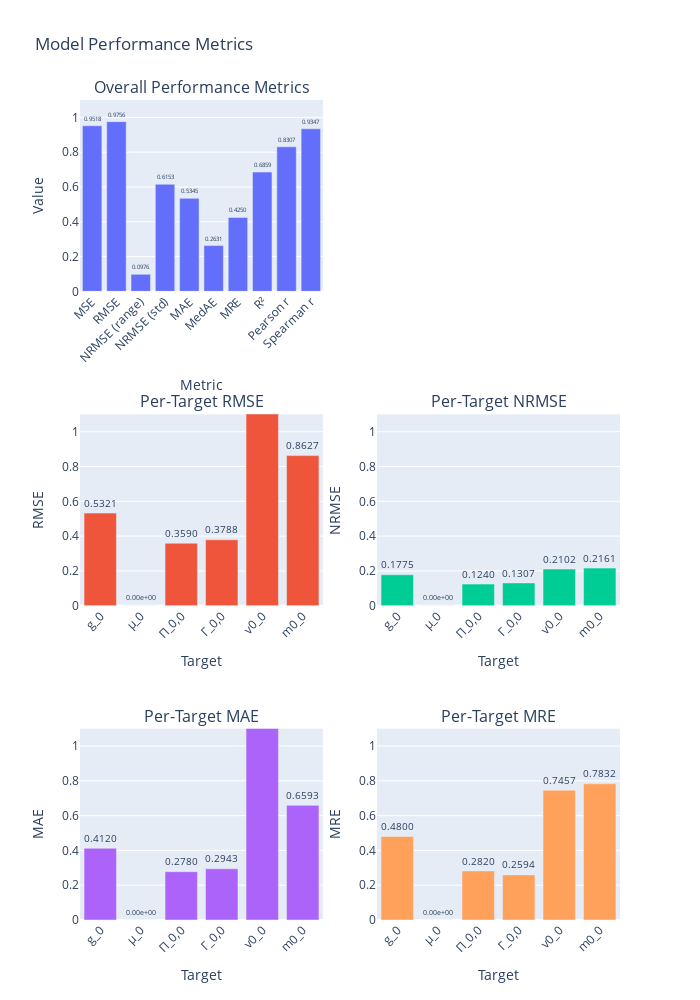
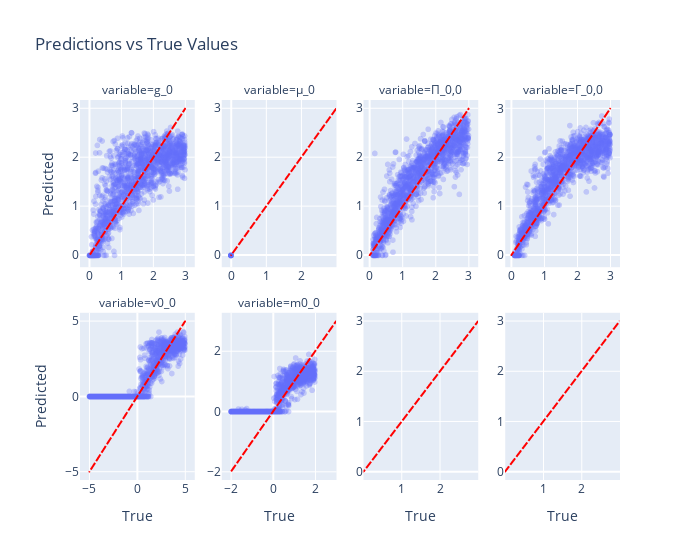

The notebook cell saved with these charts, in order:
### Markdown cell above
### Model Evaluation

As can be seen, training converged well. Let's load the best model checkpoint and compare the performance on the test set.
The overall and per-parameter metrics show that the performance can be improved.

### Code cell
experiment = runner.load_checkpoint("cnn1d_n1/b278dc3a0d3a416f81d5c44978fad2ea/best")
# experiment.load_checkpoint("best")

y_pred, y_true, loss = experiment.trainer.evaluate(dm.test_dataloader)

col_names = get_param_names(n_actions, ic=True)

metrics = compute_metrics(y_true, y_pred)
plot_metrics(metrics, target_names=col_names)
plot_parameter_comparison(y_true, y_pred, col_names)

### Figure 1 — Plotly figure (JSON) as saved in the notebook; plotly's stock layout.template omitted (floating-point values rounded to 4 significant figures)
{"data": [{"name": "Overall Metrics", "text": ["0.9518", "0.9756", "0.0976", "0.6153", "0.5345", "0.2631", "0.4250", "0.6859", "0.8307", "0.9347"], "textposition": "outside", "type": "bar", "x": ["MSE", "RMSE", "NRMSE (range)", "NRMSE (std)", "MAE", "MedAE", "MRE", "R²", "Pearson r", "Spearman r"], "xaxis": "x", "y": [0.9518, 0.9756, 0.09765, 0.6153, 0.5345, 0.2631, 0.425, 0.6859, 0.8307, 0.9347], "yaxis": "y"}, {"name": "Per-Target RMSE", "showlegend": false, "text": ["0.5321", "0.00e+00", "0.3590", "0.3788", "2.1002", "0.8627"], "textposition": "outside", "type": "bar", "x": [0, 1, 2, 3, 4, 5], "xaxis": "x3", "y": [0.5321, 0.0, 0.359, 0.3788, 2.1, 0.8627], "yaxis": "y3"}, {"name": "Per-Target NRMSE", "showlegend": false, "text": ["0.1775", "0.00e+00", "0.1240", "0.1307", "0.2102", "0.2161"], "textposition": "outside", "type": "bar", "x": [0, 1, 2, 3, 4, 5], "xaxis": "x4", "y": [0.1775, 0.0, 0.124, 0.1307, 0.2102, 0.2161], "yaxis": "y4"}, {"name": "Per-Target MAE", "showlegend": false, "text": ["0.4120", "0.00e+00", "0.2780", "0.2943", "1.5631", "0.6593"], "textposition": "outside", "type": "bar", "x": [0, 1, 2, 3, 4, 5], "xaxis": "x5", "y": [0.412, 0.0, 0.278, 0.2943, 1.563, 0.6593], "yaxis": "y5"}, {"name": "Per-Target MRE", "showlegend": false, "text": ["0.4800", "0.00e+00", "0.2820", "0.2594", "0.7457", "0.7832"], "textposition": "outside", "type": "bar", "x": [0, 1, 2, 3, 4, 5], "xaxis": "x6", "y": [0.48, 0.0, 0.282, 0.2594, 0.7457, 0.7832], "yaxis": "y6"}], "layout": {"annotations": [{"font": {"size": 16}, "showarrow": false, "text": "Overall Performance Metrics", "x": 0.225, "xanchor": "center", "xref": "paper", "y": 1.0, "yanchor": "bottom", "yref": "paper"}, {"font": {"size": 16}, "showarrow": false, "text": "Per-Target RMSE", "x": 0.225, "xanchor": "center", "xref": "paper", "y": 0.6167, "yanchor": "bottom", "yref": "paper"}, {"font": {"size": 16}, "showarrow": false, "text": "Per-Target NRMSE", "x": 0.775, "xanchor": "center", "xref": "paper", "y": 0.6167, "yanchor": "bottom", "yref": "paper"}, {"font": {"size": 16}, "showarrow": false, "text": "Per-Target MAE", "x": 0.225, "xanchor": "center", "xref": "paper", "y": 0.2333, "yanchor": "bottom", "yref": "paper"}, {"font": {"size": 16}, "showarrow": false, "text": "Per-Target MRE", "x": 0.775, "xanchor": "center", "xref": "paper", "y": 0.2333, "yanchor": "bottom", "yref": "paper"}], "height": 1000, "showlegend": false, "title": {"text": "Model Performance Metrics"}, "width": 700, "xaxis": {"anchor": "y", "domain": [0, 0.45], "tickangle": -45, "title": {"text": "Metric"}}, "xaxis2": {"anchor": "y2", "domain": [0.55, 1]}, "xaxis3": {"anchor": "y3", "domain": [0, 0.45], "tickangle": -45, "ticktext": ["g_0", "μ_0", "Π_0,0", "Γ_0,0", "v0_0", "m0_0"], "tickvals": [0, 1, 2, 3, 4, 5], "title": {"text": "Target"}}, "xaxis4": {"anchor": "y4", "domain": [0.55, 1], "tickangle": -45, "ticktext": ["g_0", "μ_0", "Π_0,0", "Γ_0,0", "v0_0", "m0_0"], "tickvals": [0, 1, 2, 3, 4, 5], "title": {"text": "Target"}}, "xaxis5": {"anchor": "y5", "domain": [0, 0.45], "tickangle": -45, "ticktext": ["g_0", "μ_0", "Π_0,0", "Γ_0,0", "v0_0", "m0_0"], "tickvals": [0, 1, 2, 3, 4, 5], "title": {"text": "Target"}}, "xaxis6": {"anchor": "y6", "domain": [0.55, 1], "tickangle": -45, "ticktext": ["g_0", "μ_0", "Π_0,0", "Γ_0,0", "v0_0", "m0_0"], "tickvals": [0, 1, 2, 3, 4, 5], "title": {"text": "Target"}}, "yaxis": {"anchor": "x", "domain": [0.7667, 1.0], "range": [0, 1.1], "title": {"text": "Value"}}, "yaxis2": {"anchor": "x2", "domain": [0.7667, 1.0]}, "yaxis3": {"anchor": "x3", "domain": [0.3833, 0.6167], "range": [0, 1.1], "title": {"text": "RMSE"}}, "yaxis4": {"anchor": "x4", "domain": [0.3833, 0.6167], "range": [0, 1.1], "title": {"text": "NRMSE"}}, "yaxis5": {"anchor": "x5", "domain": [0, 0.2333], "range": [0, 1.1], "title": {"text": "MAE"}}, "yaxis6": {"anchor": "x6", "domain": [0, 0.2333], "range": [0, 1.1], "title": {"text": "MRE"}}}}

### Figure 2 — Plotly figure (JSON) as saved in the notebook; plotly's stock layout.template omitted (floating-point values rounded to 4 significant figures; data arrays with more than 128 entries replaced by an {"elided": "..."} marker saying what was removed)
{"data": [{"hovertemplate": "variable=g_0<br>True=%{x}<br>Predicted=%{y}<extra></extra>", "legendgroup": "", "marker": {"color": "#636efa", "opacity": 0.3, "symbol": "circle"}, "mode": "markers", "name": "", "showlegend": false, "type": "scattergl", "x": {"elided": "1472 float values"}, "xaxis": "x5", "y": {"elided": "1472 float values"}, "yaxis": "y5"}, {"hovertemplate": "variable=μ_0<br>True=%{x}<br>Predicted=%{y}<extra></extra>", "legendgroup": "", "marker": {"color": "#636efa", "opacity": 0.3, "symbol": "circle"}, "mode": "markers", "name": "", "showlegend": false, "type": "scattergl", "x": {"elided": "1472 float values"}, "xaxis": "x6", "y": {"elided": "1472 float values"}, "yaxis": "y6"}, {"hovertemplate": "variable=Π_0,0<br>True=%{x}<br>Predicted=%{y}<extra></extra>", "legendgroup": "", "marker": {"color": "#636efa", "opacity": 0.3, "symbol": "circle"}, "mode": "markers", "name": "", "showlegend": false, "type": "scattergl", "x": {"elided": "1472 float values"}, "xaxis": "x7", "y": {"elided": "1472 float values"}, "yaxis": "y7"}, {"hovertemplate": "variable=Γ_0,0<br>True=%{x}<br>Predicted=%{y}<extra></extra>", "legendgroup": "", "marker": {"color": "#636efa", "opacity": 0.3, "symbol": "circle"}, "mode": "markers", "name": "", "showlegend": false, "type": "scattergl", "x": {"elided": "1472 float values"}, "xaxis": "x8", "y": {"elided": "1472 float values"}, "yaxis": "y8"}, {"hovertemplate": "variable=v0_0<br>True=%{x}<br>Predicted=%{y}<extra></extra>", "legendgroup": "", "marker": {"color": "#636efa", "opacity": 0.3, "symbol": "circle"}, "mode": "markers", "name": "", "showlegend": false, "type": "scattergl", "x": {"elided": "1472 float values"}, "xaxis": "x", "y": {"elided": "1472 float values"}, "yaxis": "y"}, {"hovertemplate": "variable=m0_0<br>True=%{x}<br>Predicted=%{y}<extra></extra>", "legendgroup": "", "marker": {"color": "#636efa", "opacity": 0.3, "symbol": "circle"}, "mode": "markers", "name": "", "showlegend": false, "type": "scattergl", "x": {"elided": "1472 float values"}, "xaxis": "x2", "y": {"elided": "1472 float values"}, "yaxis": "y2"}, {"hovertemplate": "variable=0<br>0=%{x}<br>1=%{y}<extra></extra>", "legendgroup": "", "line": {"color": "red", "dash": "dash"}, "marker": {"symbol": "circle"}, "mode": "lines", "name": "", "showlegend": false, "type": "scattergl", "x": [0.0009292, 2.998], "xaxis": "x5", "y": [0.0009292, 2.998], "yaxis": "y5"}, {"hovertemplate": "variable=1<br>0=%{x}<br>1=%{y}<extra></extra>", "legendgroup": "", "line": {"color": "red", "dash": "dash"}, "marker": {"symbol": "circle"}, "mode": "lines", "name": "", "showlegend": false, "type": "scattergl", "x": [0.0, 0.0], "xaxis": "x6", "y": [0.0, 0.0], "yaxis": "y6"}, {"hovertemplate": "variable=2<br>0=%{x}<br>1=%{y}<extra></extra>", "legendgroup": "", "line": {"color": "red", "dash": "dash"}, "marker": {"symbol": "circle"}, "mode": "lines", "name": "", "showlegend": false, "type": "scattergl", "x": [0.1016, 2.997], "xaxis": "x7", "y": [0.1016, 2.997], "yaxis": "y7"}, {"hovertemplate": "variable=3<br>0=%{x}<br>1=%{y}<extra></extra>", "legendgroup": "", "line": {"color": "red", "dash": "dash"}, "marker": {"symbol": "circle"}, "mode": "lines", "name": "", "showlegend": false, "type": "scattergl", "x": [0.1011, 2.999], "xaxis": "x8", "y": [0.1011, 2.999], "yaxis": "y8"}, {"hovertemplate": "variable=4<br>0=%{x}<br>1=%{y}<extra></extra>", "legendgroup": "", "line": {"color": "red", "dash": "dash"}, "marker": {"symbol": "circle"}, "mode": "lines", "name": "", "showlegend": false, "type": "scattergl", "x": [-4.996, 4.995], "xaxis": "x", "y": [-4.996, 4.995], "yaxis": "y"}, {"hovertemplate": "variable=5<br>0=%{x}<br>1=%{y}<extra></extra>", "legendgroup": "", "line": {"color": "red", "dash": "dash"}, "marker": {"symbol": "circle"}, "mode": "lines", "name": "", "showlegend": false, "type": "scattergl", "x": [-1.995, 1.998], "xaxis": "x2", "y": [-1.995, 1.998], "yaxis": "y2"}, {"hovertemplate": "variable=0<br>0=%{x}<br>1=%{y}<extra></extra>", "legendgroup": "", "line": {"color": "red", "dash": "dash"}, "marker": {"symbol": "circle"}, "mode": "lines", "name": "", "showlegend": false, "type": "scattergl", "x": [0.0009292, 2.998], "xaxis": "x", "y": [0.0009292, 2.998], "yaxis": "y"}, {"hovertemplate": "variable=0<br>0=%{x}<br>1=%{y}<extra></extra>", "legendgroup": "", "line": {"color": "red", "dash": "dash"}, "marker": {"symbol": "circle"}, "mode": "lines", "name": "", "showlegend": false, "type": "scattergl", "x": [0.0009292, 2.998], "xaxis": "x2", "y": [0.0009292, 2.998], "yaxis": "y2"}, {"hovertemplate": "variable=0<br>0=%{x}<br>1=%{y}<extra></extra>", "legendgroup": "", "line": {"color": "red", "dash": "dash"}, "marker": {"symbol": "circle"}, "mode": "lines", "name": "", "showlegend": false, "type": "scattergl", "x": [0.0009292, 2.998], "xaxis": "x3", "y": [0.0009292, 2.998], "yaxis": "y3"}, {"hovertemplate": "variable=0<br>0=%{x}<br>1=%{y}<extra></extra>", "legendgroup": "", "line": {"color": "red", "dash": "dash"}, "marker": {"symbol": "circle"}, "mode": "lines", "name": "", "showlegend": false, "type": "scattergl", "x": [0.0009292, 2.998], "xaxis": "x4", "y": [0.0009292, 2.998], "yaxis": "y4"}, {"hovertemplate": "variable=0<br>0=%{x}<br>1=%{y}<extra></extra>", "legendgroup": "", "line": {"color": "red", "dash": "dash"}, "marker": {"symbol": "circle"}, "mode": "lines", "name": "", "showlegend": false, "type": "scattergl", "x": [0.0009292, 2.998], "xaxis": "x5", "y": [0.0009292, 2.998], "yaxis": "y5"}, {"hovertemplate": "variable=0<br>0=%{x}<br>1=%{y}<extra></extra>", "legendgroup": "", "line": {"color": "red", "dash": "dash"}, "marker": {"symbol": "circle"}, "mode": "lines", "name": "", "showlegend": false, "type": "scattergl", "x": [0.0009292, 2.998], "xaxis": "x6", "y": [0.0009292, 2.998], "yaxis": "y6"}, {"hovertemplate": "variable=0<br>0=%{x}<br>1=%{y}<extra></extra>", "legendgroup": "", "line": {"color": "red", "dash": "dash"}, "marker": {"symbol": "circle"}, "mode": "lines", "name": "", "showlegend": false, "type": "scattergl", "x": [0.0009292, 2.998], "xaxis": "x7", "y": [0.0009292, 2.998], "yaxis": "y7"}, {"hovertemplate": "variable=0<br>0=%{x}<br>1=%{y}<extra></extra>", "legendgroup": "", "line": {"color": "red", "dash": "dash"}, "marker": {"symbol": "circle"}, "mode": "lines", "name": "", "showlegend": false, "type": "scattergl", "x": [0.0009292, 2.998], "xaxis": "x8", "y": [0.0009292, 2.998], "yaxis": "y8"}], "layout": {"annotations": [{"font": {}, "showarrow": false, "text": "variable=v0_0", "x": 0.1062, "xanchor": "center", "xref": "paper", "y": 0.44, "yanchor": "bottom", "yref": "paper"}, {"font": {}, "showarrow": false, "text": "variable=m0_0", "x": 0.3688, "xanchor": "center", "xref": "paper", "y": 0.44, "yanchor": "bottom", "yref": "paper"}, {"font": {}, "showarrow": false, "text": "variable=g_0", "x": 0.1062, "xanchor": "center", "xref": "paper", "y": 1, "yanchor": "bottom", "yref": "paper"}, {"font": {}, "showarrow": false, "text": "variable=μ_0", "x": 0.3688, "xanchor": "center", "xref": "paper", "y": 1, "yanchor": "bottom", "yref": "paper"}, {"font": {}, "showarrow": false, "text": "variable=Π_0,0", "x": 0.6313, "xanchor": "center", "xref": "paper", "y": 1, "yanchor": "bottom", "yref": "paper"}, {"font": {}, "showarrow": false, "text": "variable=Γ_0,0", "x": 0.8938, "xanchor": "center", "xref": "paper", "y": 1, "yanchor": "bottom", "yref": "paper"}], "legend": {"tracegroupgap": 0}, "title": {"text": "Predictions vs True Values"}, "width": 700, "xaxis": {"anchor": "y", "domain": [0, 0.2125], "showticklabels": true, "title": {"text": "True"}}, "xaxis2": {"anchor": "y2", "domain": [0.2625, 0.475], "showticklabels": true, "title": {"text": "True"}}, "xaxis3": {"anchor": "y3", "domain": [0.525, 0.7375], "showticklabels": true, "title": {"text": "True"}}, "xaxis4": {"anchor": "y4", "domain": [0.7875, 1], "showticklabels": true, "title": {"text": "True"}}, "xaxis5": {"anchor": "y5", "domain": [0, 0.2125], "showticklabels": true}, "xaxis6": {"anchor": "y6", "domain": [0.2625, 0.475], "showticklabels": true}, "xaxis7": {"anchor": "y7", "domain": [0.525, 0.7375], "showticklabels": true}, "xaxis8": {"anchor": "y8", "domain": [0.7875, 1], "showticklabels": true}, "yaxis": {"anchor": "x", "domain": [0, 0.44], "showticklabels": true, "title": {"text": "Predicted"}}, "yaxis2": {"anchor": "x2", "domain": [0, 0.44], "showticklabels": true}, "yaxis3": {"anchor": "x3", "domain": [0, 0.44], "showticklabels": true}, "yaxis4": {"anchor": "x4", "domain": [0, 0.44], "showticklabels": true}, "yaxis5": {"anchor": "x5", "domain": [0.56, 1], "showticklabels": true, "title": {"text": "Predicted"}}, "yaxis6": {"anchor": "x6", "domain": [0.56, 1], "showticklabels": true}, "yaxis7": {"anchor": "x7", "domain": [0.56, 1], "showticklabels": true}, "yaxis8": {"anchor": "x8", "domain": [0.56, 1], "showticklabels": true}}}
